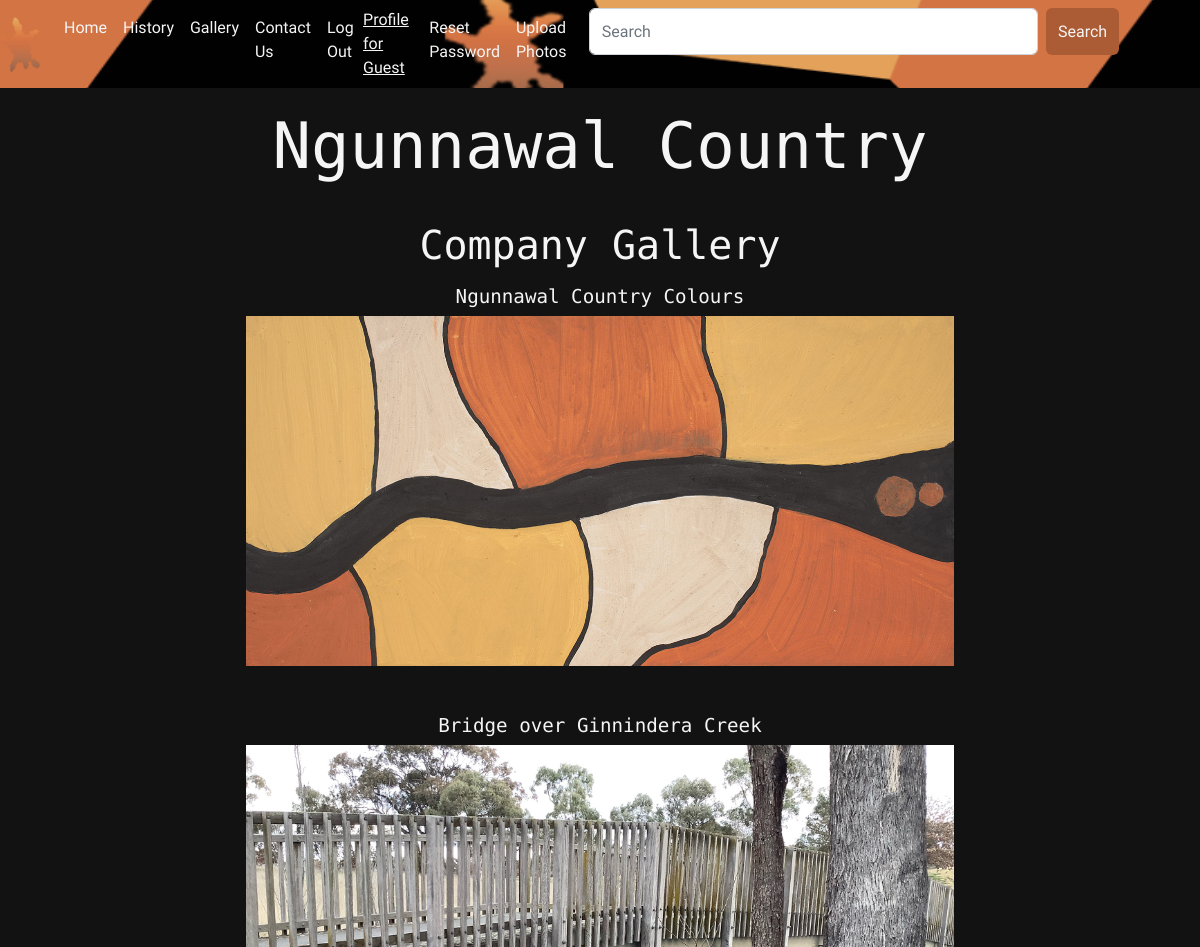
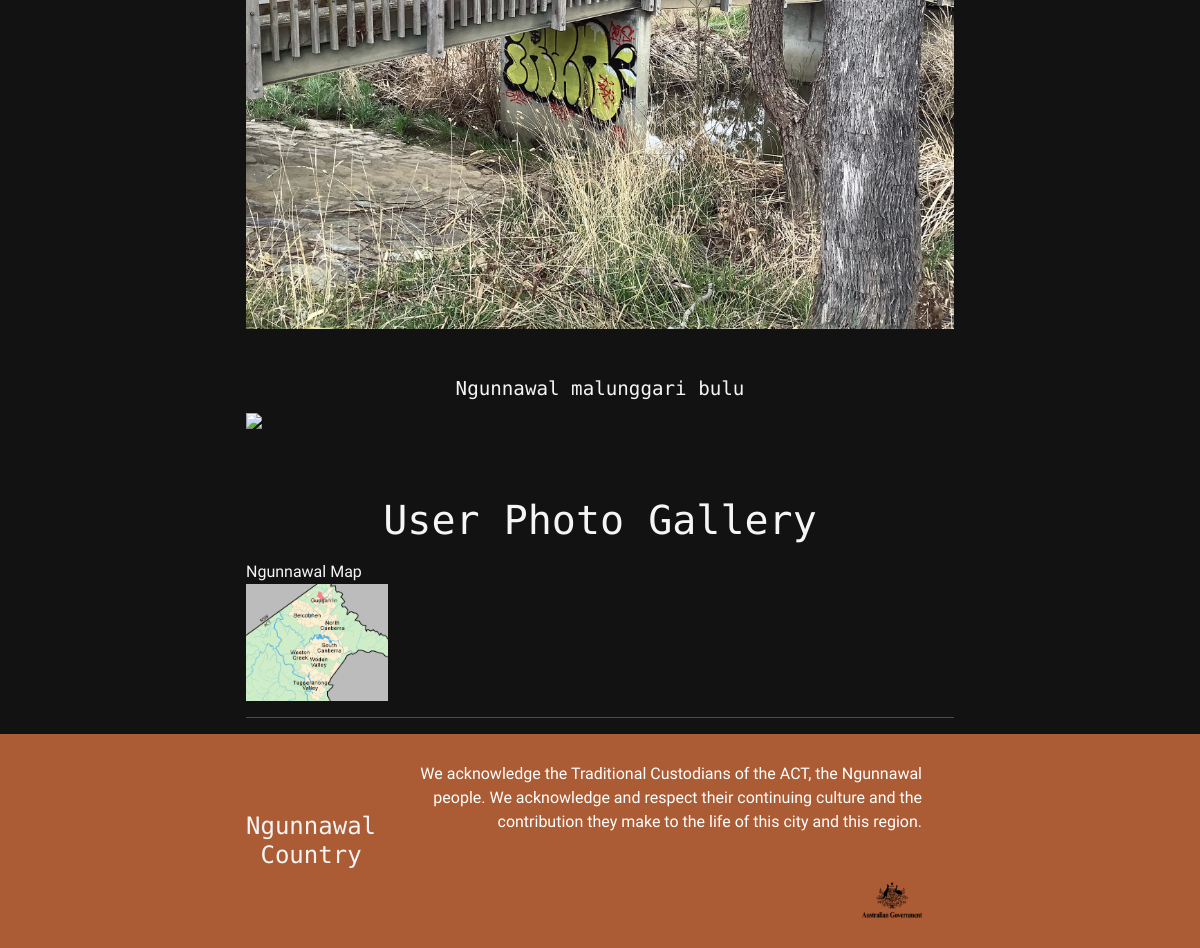
Page /gallery (signed in) on the committed database (2 pictures, top to bottom).
### models.py (models this page shows, shortened)
class User(UserMixin, db.Model):
    id = db.Column(db.Integer, primary_key=True)
    email_address = db.Column(db.String(255), unique=True)
    name = db.Column(db.String(255))
    password_hash = db.Column(db.String(255))
    user_level = db.Column(db.Integer)
    def is_admin(self):
        if self.user_level == 2:
            return True
        else:
            return False

class Photos(db.Model):
    photoid = db.Column(db.Integer, primary_key=True)
    title = db.Column(db.String(255))
    filename = db.Column(db.String(255))
    userid = db.Column(db.Integer)
    dateSubmitted = db.Column(db.DateTime)

### app.py (the view)
@app.route('/gallery', methods=['GET', 'POST'])
def gallery():
    if current_user.is_anonymous:
        return render_template("galleryanonymous.html", title="Ngunnawal Country | Gallery", user=current_user)
    else:
        user_images = Photos.query.filter_by(userid=current_user.id).all()
    return render_template("gallery.html", title="Ngunnawal Country | Gallery", user=current_user, images=user_images)

### models.py (called while the page is built)
@login.user_loader
def load_user(id):
    return User.query.get(int(id))

### templates/gallery.html
{% extends 'template.html' %}
{% block cellContent1 %}
    <h2 class="section-header">Company Gallery</h2>
{% endblock %}
{% block cellContent2 %}
    <p>
    <div class="slideshow-container">
        <div class="mySlides">
            <div class="text"><h3 class="section-header" style="font-size: 1.2rem">Ngunnawal Country Colours</h3>
                <img src="/static/Images/Content/ngunnawal-country-colours.png" style="width:100%">
            </div>
            <br>
            <br>
            <div class="mySlides">
                <div class="text"><h3 class="section-header" style="font-size: 1.2rem">Bridge over Ginnindera Creek</h3>
                </div>
                <img src="/static/Images/Content/ngunnawal-spelio.png" style="width:100%">
            </div>
            <br>
            <br>
            <div class="mySlides">
                <div class="text"><h3 class="section-header" style="font-size: 1.2rem">Ngunnawal malunggari bulu</h3>
                </div>
                <img src="/static/Images/Content/ngunnawal-pierre-pouliquin.jpg" style="width:100%">
            </div>
            <br>
            <br>
            </p>
            <p>
            <h3 class="section-header">User Photo Gallery</h3>
            </p>
            {% for image in images %}
                <p>
                    {{ image.title }}
                    <br>
                    <img src="/static/Images/UserImages/{{ image.filename }}" width="20%">
                </p>
            {% endfor %}
{% endblock %}

### templates/template.html (shortened to what this page needs)
<!DOCTYPE html>
<head>
    <link rel="stylesheet" href="https://cdn.jsdelivr.net/npm/bootstrap@4.0.0/dist/css/bootstrap.min.css"
/>
    <link rel="stylesheet" href="/static/css/bootstrap.css"
/>
    <link rel="stylesheet" href="/static/styles.css"/>
</head>
<body>
<header>
    <nav
            class="navbar navbar-dark bg-dark navbar-expand-lg"
            style="background-image: url(/static/Images/Requisites/Ngunnawal-country-banner.png);
    background-size: 1000px 150px;
    background-position: right;
    background-repeat: repeat;"
            role="navigation">
        <img
                class="navbar-brand"
                src="/static/Images/Requisites/Ngunnawal-logo.png"
                width="40px"
                height="65px" href="#"></a>
        <div class="collapse navbar-collapse" id="navbarNavAltMarkup">
            <div class="navbar-nav">
                <a class="nav-item nav-link active"
                   style="color: whitesmoke;"
                   href="/">Home
                    <span class="sr-only">(current)</span></a>
                <a class="nav-item nav-link"
                   style="color: whitesmoke;"
                   href="/history">History</a>
                <a class="nav-item nav-link"
                   style="color: whitesmoke;"
                   href="/gallery">Gallery</a>
                <a class="nav-item nav-link"
                   style="color: whitesmoke;"
                   href="/contact">Contact Us</a>
                {% if user.is_anonymous %}
                    <a class="nav-item nav-link"
                       style="color: whitesmoke;"
                       href="/register">User Registration</a>
                    <a class="nav-item nav-link"
                       style="color: whitesmoke;"
                       href="/login">Login</a>
                {% else %}
                    <a class="nav-item nav-link"
                       style="color: whitesmoke;"
                       href="/logout">Log Out</a>
                    <a class="nav-item" style="color: whitesmoke;"
                       href="/profile">Profile for {{ user.name }}</a>
                    <a class="nav-item nav-link"
                       style="color: whitesmoke;"
                       href="/passwordreset">Reset Password</a>
                    <a class="nav-item nav-link"
                       style="color: whitesmoke;"
                       href="/uploadphotos">Upload Photos</a>
                {% endif %}
                <div class="search-box container-fluid">
                    <form class="d-flex" role="search">
                        <input class="search-box-text form-control me-2" type="search" placeholder="Search"
                               aria-label="Search">
                        <button class="btn" type="submit">Search</button>
                    </form>
                </div>
            </div>
        </div>
    </nav>
    <h1
            class="company-name company-name-large"
            style="padding-top: 20px; padding-bottom: 20px;">Ngunnawal Country</h1>
</header>
<section class="content-section container">
    <p>
        {% block cellContent1 %} {% endblock %}
    </p>
    <p>
        {% block cellContent2 %} {% endblock %}
    </p>
    <hr/>
</section>
<footer class="main-footer">
    <div class="container main-footer-container">
        <h3 style="font-size: 1.5em;" class="company-name">Ngunnawal Country</h3>
        <ul class="nav footer-nav">
            <li>
                <a>
                    We acknowledge the Traditional Custodians of the ACT, the Ngunnawal
                    people. We acknowledge and respect their continuing culture and the
                    contribution they make to the life of this city and this region.
                </a>
            </li>
            <li style="width: 100%;">
                <a href="https://www.act.gov.au/ngunnawal-country"
                   style="background-size:contain">
                    <img src="/static/Images/Footer/government-icon.png"/>
                </a>
            </li>
        </ul>
    </div>
</footer>
</body>
</html>

### static/styles.css (style rules this page uses)
* { box sizing: border-box; font-family: 'Urbanist', sans-serif; }
html, body { margin: 0; padding: 0; }
.nav li { display: inline; }
.nav a { display: inline-block; padding: 1.5em; color: white; text-decoration: none; }
.company-name { text-align: center; color: whitesmoke; font-family: 'Azeret Mono', monospace; margin: 0; font-size: 3em; }
.company-name-large { font-size: 4em; }
.content-section { margin: 1em; }
.container { max-width: 900px; margin: 0 auto; padding: 0 6em; }
.section-header { font-family: 'Azeret Mono', monospace; color: whitesmoke; text-decoration: none; text-align: center; font-size: 2.5em; }
.main-footer { background-color: #ac5c34; color: White; padding: .25em 0; }
.main-footer-container { display: flex; align-items: center; }
.main-footer-container ul { flex-grow: 1; text-align: right; }
.footer-nav li { padding: 0 .5em; }
.footer-nav img { width: 60px; height: 38px; }
.btn { color: whitesmoke; background-color: #ac5c34; text-align: center; vertical-align: middle; padding: .67em; cursor: pointer; }
body { background-color: #121212; color: whitesmoke; }
.search-box-text { color: whitesmoke; }

### rows in the picture
User: name "Guest"
Photos: title "Ngunnawal Map", filename (picture)
